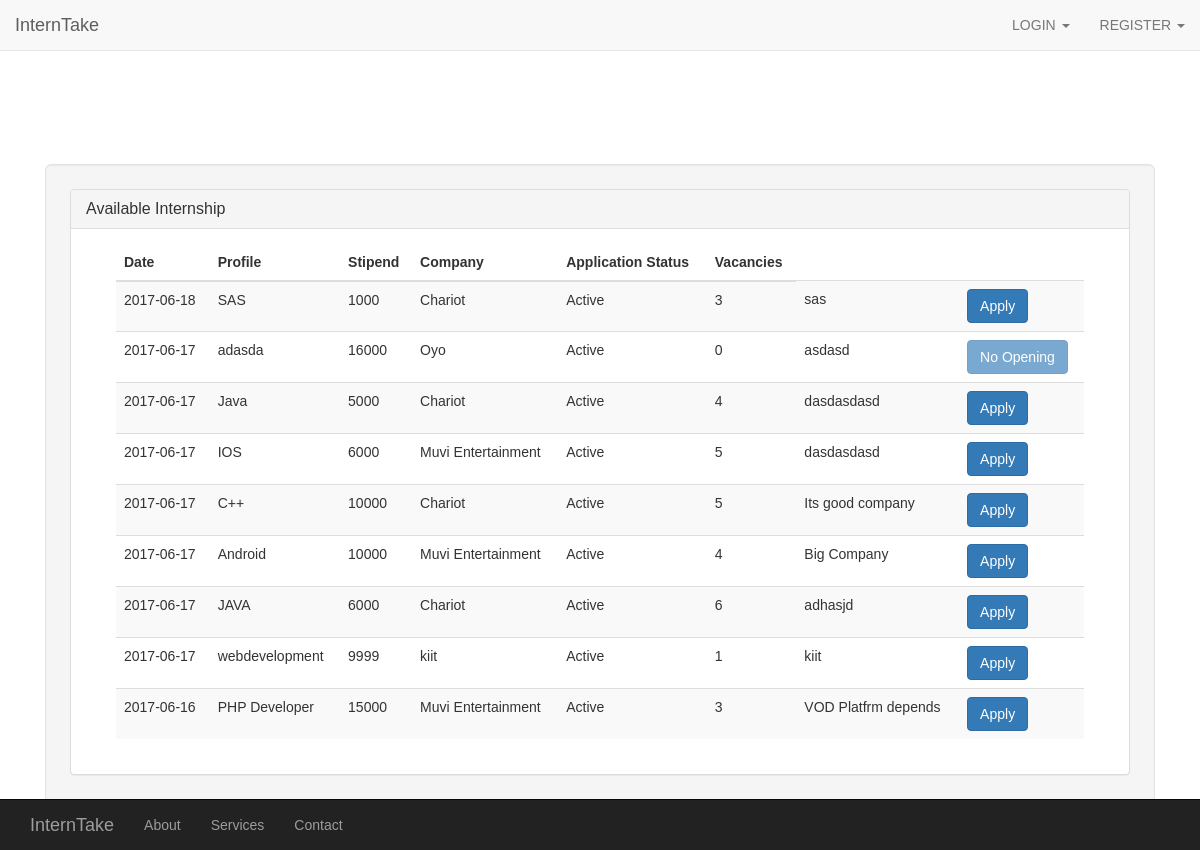
The page / on the database its author committed.
### tables this page shows
CREATE TABLE `internship_details` (
  `aid` int(12) NOT NULL,
  `userId` int(12) NOT NULL,
  `compDescription` text NOT NULL,
  `internArea` varchar(100) NOT NULL,
  `jobDetails` text NOT NULL,
  `stipend` varchar(100) NOT NULL,
  `availablity` int(12) NOT NULL,
  `status` varchar(10) NOT NULL,
  `postDate` date NOT NULL
);

CREATE TABLE `employer_details` (
  `id` int(12) NOT NULL,
  `empl_name` varchar(255) NOT NULL,
  `empl_mobile` bigint(12) NOT NULL,
  `empl_mail` varchar(255) NOT NULL,
  `empl_pass` varchar(32) NOT NULL,
  `empl_key` varchar(255) NOT NULL,
  `empl_organisation` varchar(255) NOT NULL
);

### index.php (the view, shortened to what this page needs)
<?php include 'includes/header.php'; ?>
<?php
		if(!isset($_SESSION['stu_id']) && empty($_SESSION['stu_id'])){
			?>
			<div class="container">
				<div class="col-lg-12" style="margin-top: 10%;">
					<div class="row">
						<div class="col-lg-12">
							<div class="well well-lg">
								<div class="panel panel-default">
									<div class="panel-heading">
										<h3 class="panel-title">Available Internship</h3>
									</div>
									<div class="panel-body">
										<div class="container-fluid">
											<div class="col-lg-12">
												<table class="table table-striped table-hover">
													<thead>
														<tr>
															<th>Date</th>
															<th>Profile</th>
															<th>Stipend</th>
															<th>Company</th>
															<th>Application Status</th>
															<th>Vacancies</th>
														</tr>
													</thead>
													<tbody>
														<?php
														$fetch_job = mysql_query("select intrnd.*,empld.id,empld.empl_organisation from internship_details intrnd JOIN employer_details empld ON intrnd.userId = empld.id order by postDate desc");
														if(mysql_num_rows($fetch_job) > 0){
															while($row = mysql_fetch_array($fetch_job)){
																?>
																<tr>
																	<td><?php echo $row['postDate']; ?></td>
																	<td><?php echo $row['internArea']; ?></td>
																	<td><?php echo $row['stipend']; ?></td>
																	<td>
																		<?php
																		echo $row['empl_organisation'];
																		?>
																	</td>
																	<td>
																		<?php
																		if($row['status'] == 1){
																			echo 'Active';
																		}elseif ($row['status'] == 2) {
																			echo 'Inactive';
																		}
																		?>
																	</td>
																	<td><?php echo $row['availablity']; ?></td>
																	<td><?php echo $row['compDescription']; ?></td>
																	<td>
																		<?php
																		if($row['availablity'] > 0){
																			?>
																			<a href="stu_login.php" class="btn btn-primary">Apply</a>
																			<?php
																		}else{
																			?>
																			<a href="javascript:void(0);" class="btn btn-primary" disabled>No Opening</a>
																			<?php
																		}
																		?>
																	</td>
																</tr>
																<?php
															}
														}else{
															echo 'No Data Found.';
														}
														?>
													</tbody>
												</table>
											</div>
										</div>
									</div>
								</div>
							</div>
						</div>
					</div>
				</div>
			</div>
			<?php
		}else{
			header('Location:stu_dashboard.php');
		}
include 'includes/footer.php'; ?>

### includes/header.php (shortened to what this page needs)
<!DOCTYPE html>
<html class="full" lang="en">
<head>
    <link href="assets/css/bootstrap.min.css" rel="stylesheet">
    <link rel="stylesheet" type="text/css" href="assets/css/sweetalert2.min.css">
    <link rel="stylesheet" type="text/css" href="assets/css/custom.css">
    <link href="assets/css/the-big-picture.css" rel="stylesheet">
</head>
<body>
	<nav class="navbar navbar-default navbar-fixed-top">
		<div class="container-fluid">
			<div class="navbar-header">
				<a class="navbar-brand" href="index.php">InternTake</a>
			</div>
			<div class="collapse navbar-collapse" id="bs-example-navbar-collapse-2">
				<ul class="nav navbar-nav navbar-right">
					<li class="dropdown">
						<a href="#" class="dropdown-toggle" data-toggle="dropdown" role="button" aria-expanded="false">LOGIN <span class="caret"></span></a>
					</li>
					<li class="dropdown">
						<a href="#" class="dropdown-toggle" data-toggle="dropdown" role="button" aria-expanded="false">REGISTER <span class="caret"></span></a>
					</li>
				</ul>
			</div>
		</div>
	</nav>

### includes/footer.php (shortened to what this page needs)
    <nav class="navbar navbar-inverse navbar-fixed-bottom" role="navigation">
        <div class="container">
            <div class="navbar-header">
                <a class="navbar-brand" href="#">InternTake</a>
            </div>
            <div class="collapse navbar-collapse" id="bs-example-navbar-collapse-1">
                <ul class="nav navbar-nav">
                    <li>
                        <a href="javascript:void(0);">About</a>
                    </li>
                    <li>
                        <a href="javascript:void(0);">Services</a>
                    </li>
                    <li>
                        <a href="javascript:void(0);">Contact</a>
                    </li>
                </ul>
            </div>
        </div>
    </nav>
</body>
</html>

### assets/css/custom.css (style rules this page uses)
body, html { height: 100%; background-repeat: no-repeat; background:url(../images/adminposter.jpg); font-family: 'Oxygen', sans-serif; background-size: cover; }

### assets/css/the-big-picture.css (style rules this page uses)
body { margin-top: 50px; margin-bottom: 50px; background: none; }
.full { background: url(../images/poster.jpg) no-repeat center center fixed; -webkit-background-size: cover; -moz-background-size: cover; -o-background-size: cover; background-size: cover; }

### rows shown on the page
internship_details: postDate "2017-06-18", internArea "SAS", stipend "1000", employer_details.empl_organisation "Chariot", status "Active", availablity "3", compDescription "sas", shows "Apply"
internship_details: postDate "2017-06-17", internArea "adasda", stipend "16000", employer_details.empl_organisation "Oyo", status "Active", availablity "0", compDescription "asdasd", shows "No Opening"
internship_details: postDate "2017-06-17", internArea "Java", stipend "5000", employer_details.empl_organisation "Chariot", status "Active", availablity "4", compDescription "dasdasdasd", shows "Apply"
internship_details: postDate "2017-06-17", internArea "IOS", stipend "6000", employer_details.empl_organisation "Muvi Entertainment", status "Active", availablity "5", compDescription "dasdasdasd", shows "Apply"
internship_details: postDate "2017-06-17", internArea "C++", stipend "10000", employer_details.empl_organisation "Chariot", status "Active", availablity "5", compDescription "Its good company", shows "Apply"
internship_details: postDate "2017-06-17", internArea "Android", stipend "10000", employer_details.empl_organisation "Muvi Entertainment", status "Active", availablity "4", compDescription "Big Company", shows "Apply"
internship_details: postDate "2017-06-17", internArea "JAVA", stipend "6000", employer_details.empl_organisation "Chariot", status "Active", availablity "6", compDescription "adhasjd", shows "Apply"
internship_details: postDate "2017-06-17", internArea "webdevelopment", stipend "9999", employer_details.empl_organisation "kiit", status "Active", availablity "1", compDescription "kiit", shows "Apply"
internship_details: postDate "2017-06-16", internArea "PHP Developer", stipend "15000", employer_details.empl_organisation "Muvi Entertainment", status "Active", availablity "3", compDescription "VOD Platfrm depends", shows "Apply"
